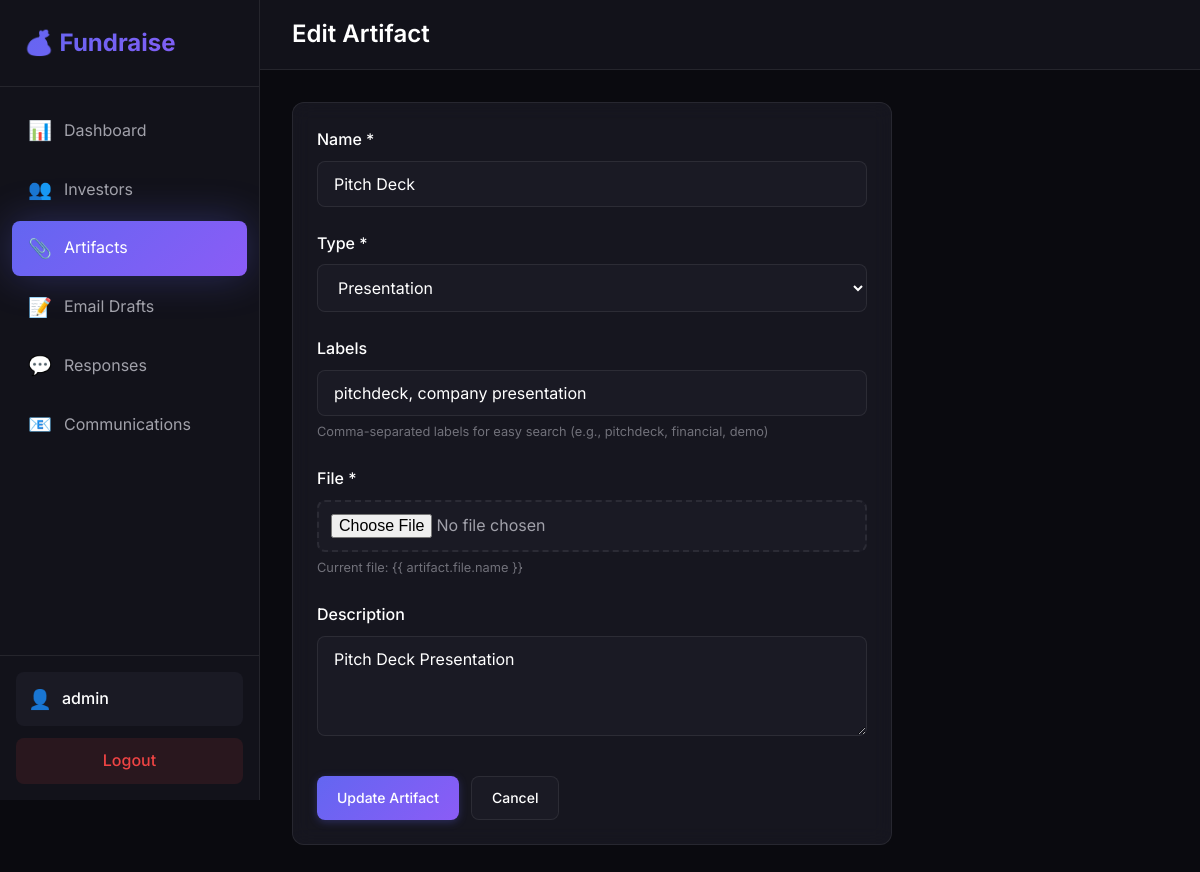
The page /artifacts/1/edit/ (signed in) on the database its author committed.
### core/models.py (models this page shows, shortened)
class Artifact(models.Model):
    ARTIFACT_TYPES = [
        ('image', 'Image'),
        ('video', 'Video'),
        ('presentation', 'Presentation'),
    ]
    artifact_type = models.CharField(
        max_length=20,
        choices=ARTIFACT_TYPES,
        help_text="Type of artifact"
    )
    artifact_labels = models.CharField(
        max_length=500,
        blank=True,
        help_text="Comma-separated labels for keyword search"
    )
    file = models.FileField(upload_to='artifacts/', help_text="Upload file")
    name = models.CharField(max_length=255, help_text="Artifact name/title")
    description = models.TextField(blank=True, help_text="Description of the artifact")
    created_date = models.DateTimeField(auto_now_add=True)
    created_by = models.ForeignKey(
        User,
        on_delete=models.SET_NULL,
        null=True,
        related_name='artifacts'
    )
    class Meta:
        ordering = ['-created_date']

### core/views.py (the view)
# urls.py: path('artifacts/<int:pk>/edit/', views.artifact_edit, name='artifact_edit'),
@login_required
def artifact_edit(request, pk):
    artifact = get_object_or_404(Artifact, pk=pk)
    if request.method == 'POST':
        form = ArtifactForm(request.POST, request.FILES, instance=artifact)
        if form.is_valid():
            form.save()
            messages.success(request, f'Artifact "{artifact.name}" updated successfully!')
            return redirect('artifact_list')
    else:
        form = ArtifactForm(instance=artifact)
    return render(request, 'core/artifact_form.html', {'form': form, 'title': 'Edit Artifact', 'artifact': artifact})

### core/forms.py
class ArtifactForm(forms.ModelForm):
    class Meta:
        model = Artifact
        fields = ['name', 'artifact_type', 'artifact_labels', 'file', 'description']
        widgets = {
            'name': forms.TextInput(attrs={
                'class': 'form-input',
                'placeholder': 'Enter artifact name'
            }),
            'artifact_type': forms.Select(attrs={
                'class': 'form-select'
            }),
            'artifact_labels': forms.TextInput(attrs={
                'class': 'form-input',
                'placeholder': 'e.g., pitchdeck, financial, demo (comma separated)'
            }),
            'file': forms.FileInput(attrs={
                'class': 'form-file'
            }),
            'description': forms.Textarea(attrs={
                'class': 'form-textarea',
                'placeholder': 'Describe this artifact',
                'rows': 3
            }),
        }

### templates/core/artifact_form.html (shortened to what this page needs)
{% extends 'base.html' %}
{% block page_title %}{{ title }}{% endblock %}
{% block content %}
<div class="card form-container">
    <form method="post" enctype="multipart/form-data">
        <div class="form-group">
            <label class="form-label" for="id_name">Name *</label>
            {{ form.name }}
        </div>
        <div class="form-group">
            <label class="form-label" for="id_artifact_type">Type *</label>
            {{ form.artifact_type }}
        </div>
        <div class="form-group">
            <label class="form-label" for="id_artifact_labels">Labels</label>
            {{ form.artifact_labels }}
            <p class="form-help">Comma-separated labels for easy search (e.g., pitchdeck, financial, demo)</p>
        </div>
        <div class="form-group">
            <label class="form-label" for="id_file">File *</label>
            {{ form.file }}
            {% if artifact and artifact.file %}
            <p class="form-help">Current file: <a href="{{ artifact.file.url }}" target="_blank">{{ artifact.file.name
                    }}</a></p>
            {% endif %}
        </div>
        <div class="form-group">
            <label class="form-label" for="id_description">Description</label>
            {{ form.description }}
        </div>
        <div class="form-actions">
            <button type="submit" class="btn btn-primary">{% if artifact %}Update{% else %}Upload{% endif %}
                Artifact</button>
            <a href="{% url 'artifact_list' %}" class="btn btn-secondary">Cancel</a>
        </div>
    </form>
</div>
{% endblock %}

### templates/base.html (shortened to what this page needs)
<!DOCTYPE html>
<html lang="en">
<head>
    <link rel="stylesheet" href="{% load static %}{% static 'css/styles.css' %}">
</head>
<body>
    {% if user.is_authenticated %}
    <div class="app-container">
        <aside class="sidebar">
            <div class="sidebar-header">
                <h1 class="logo">💰 Fundraise</h1>
            </div>
            <nav class="sidebar-nav">
                <a href="{% url 'dashboard' %}" class="nav-item {% if request.resolver_match.url_name == 'dashboard' %}active{% endif %}">
                    <span class="nav-icon">📊</span>
                    <span>Dashboard</span>
                </a>
                <a href="{% url 'investor_list' %}" class="nav-item {% if 'investor' in request.resolver_match.url_name %}active{% endif %}">
                    <span class="nav-icon">👥</span>
                    <span>Investors</span>
                </a>
                <a href="{% url 'artifact_list' %}" class="nav-item {% if 'artifact' in request.resolver_match.url_name %}active{% endif %}">
                    <span class="nav-icon">📎</span>
                    <span>Artifacts</span>
                </a>
                <a href="{% url 'draft_list' %}" class="nav-item {% if 'draft' in request.resolver_match.url_name %}active{% endif %}">
                    <span class="nav-icon">📝</span>
                    <span>Email Drafts</span>
                </a>
                <a href="{% url 'response_list' %}" class="nav-item {% if 'response' in request.resolver_match.url_name %}active{% endif %}">
                    <span class="nav-icon">💬</span>
                    <span>Responses</span>
                </a>
                <a href="{% url 'communication_list' %}" class="nav-item {% if 'communication' in request.resolver_match.url_name %}active{% endif %}">
                    <span class="nav-icon">📧</span>
                    <span>Communications</span>
                </a>
            </nav>
            <div class="sidebar-footer">
                <div class="user-info">
                    <span class="user-icon">👤</span>
                    <span class="user-name">{{ user.username }}</span>
                </div>
                <a href="{% url 'logout' %}" class="logout-btn">Logout</a>
            </div>
        </aside>
        <main class="main-content">
            <header class="main-header">
                <h2 class="page-title">{% block page_title %}Dashboard{% endblock %}</h2>
            </header>
            <div class="content-area">
                {% block content %}{% endblock %}
            </div>
        </main>
    </div>
    {% else %}
    <div class="auth-container">
        {% block auth_content %}{% endblock %}
    </div>
    {% endif %}
    <script src="{% load static %}{% static 'js/chatbot.js' %}"></script>
</body>
</html>

### rows shown on the page
Artifact: name "Pitch Deck", artifact_type "Presentation", artifact_labels "pitchdeck, company presentation", description "Pitch Deck Presentation"

### other values the page prints
{{ user.username }} "admin"
{{ title }} "Edit Artifact"
